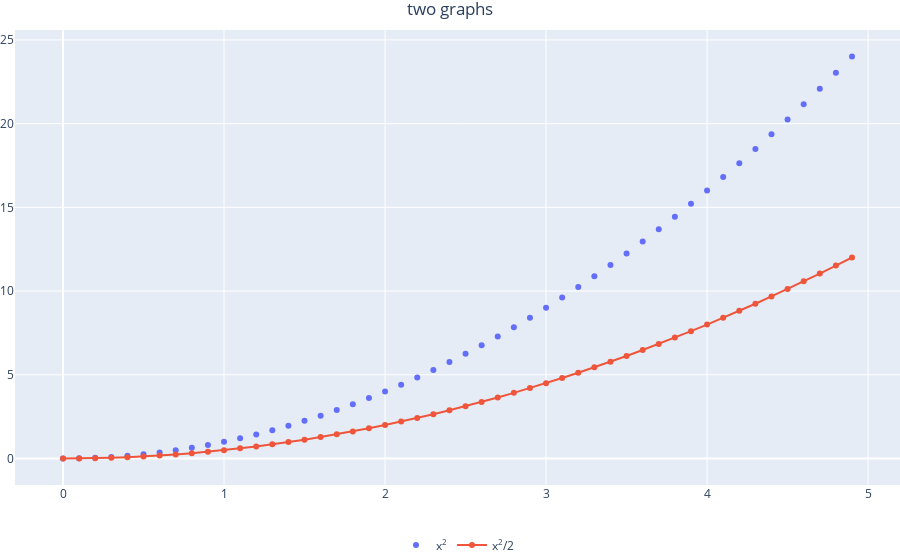

The code cell stored with this chart in its notebook:
### Markdown cell above
## Удаляем оступы, легенда, названия, графики

### Code cell
x = np.arange(0, 5, 0.1)
def f(x):
    return x**2
x = np.arange(0, 5, 0.1)
y = f(x)

fig = go.Figure()

# параметр mode объекта Scatter задает вид графиков
fig.add_trace(go.Scatter(x=x, y=y, mode='markers', name='x<sup>2</sup>'))
fig.add_trace(go.Scatter(x=x, y=y/2,mode='lines+markers', name='x<sup>2</sup>/2'))
# margin меняет отступы
# c title начинаются параметры заголовка
# hovermode - как ведет себя график при наведении
# visible - шрафик виден при нажатии на легенду
fig.update_layout(
    legend_orientation='h', 
    margin= dict(l=0,r=0,t=30,b=0),
    legend = dict(x=0.5,xanchor="center"),
    title="two graphs", 
    title_x=0.5,
    hovermode='x unified',
    visible='legendonly'
)
# метод update_traces для изменения того, что находится на графике
fig.update_traces(
    hoverinfo='all',
    hovertemplate='Аргумент: %{x}<br>Функция: %{y}',
)
fig.show()

### Figure 1 — Plotly figure (JSON) as saved in the notebook; plotly's stock layout.template omitted (floating-point values rounded to 4 significant figures)
{"data": [{"hoverinfo": "all", "hovertemplate": "Аргумент: %{x}<br>Функция: %{y}", "mode": "markers", "name": "x<sup>2</sup>", "type": "scatter", "x": [0, 0.1, 0.2, 0.3, 0.4, 0.5, 0.6, 0.7, 0.8, 0.9, 1, 1.1, 1.2, 1.3, 1.4, 1.5, 1.6, 1.7, 1.8, 1.9, 2, 2.1, 2.2, 2.3, 2.4, 2.5, 2.6, 2.7, 2.8, 2.9, 3, 3.1, 3.2, 3.3, 3.4, 3.5, 3.6, 3.7, 3.8, 3.9, 4, 4.1, 4.2, 4.3, 4.4, 4.5, 4.6, 4.7, 4.8, 4.9], "y": [0, 0.01, 0.04, 0.09, 0.16, 0.25, 0.36, 0.49, 0.64, 0.81, 1, 1.21, 1.44, 1.69, 1.96, 2.25, 2.56, 2.89, 3.24, 3.61, 4, 4.41, 4.84, 5.29, 5.76, 6.25, 6.76, 7.29, 7.84, 8.41, 9, 9.61, 10.24, 10.89, 11.56, 12.25, 12.96, 13.69, 14.44, 15.21, 16, 16.81, 17.64, 18.49, 19.36, 20.25, 21.16, 22.09, 23.04, 24.01]}, {"hoverinfo": "all", "hovertemplate": "Аргумент: %{x}<br>Функция: %{y}", "mode": "lines+markers", "name": "x<sup>2</sup>/2", "type": "scatter", "x": [0, 0.1, 0.2, 0.3, 0.4, 0.5, 0.6, 0.7, 0.8, 0.9, 1, 1.1, 1.2, 1.3, 1.4, 1.5, 1.6, 1.7, 1.8, 1.9, 2, 2.1, 2.2, 2.3, 2.4, 2.5, 2.6, 2.7, 2.8, 2.9, 3, 3.1, 3.2, 3.3, 3.4, 3.5, 3.6, 3.7, 3.8, 3.9, 4, 4.1, 4.2, 4.3, 4.4, 4.5, 4.6, 4.7, 4.8, 4.9], "y": [0, 0.005, 0.02, 0.045, 0.08, 0.125, 0.18, 0.245, 0.32, 0.405, 0.5, 0.605, 0.72, 0.845, 0.98, 1.125, 1.28, 1.445, 1.62, 1.805, 2, 2.205, 2.42, 2.645, 2.88, 3.125, 3.38, 3.645, 3.92, 4.205, 4.5, 4.805, 5.12, 5.445, 5.78, 6.125, 6.48, 6.845, 7.22, 7.605, 8, 8.405, 8.82, 9.245, 9.68, 10.12, 10.58, 11.05, 11.52, 12.01]}], "layout": {"hovermode": "x unified", "legend": {"orientation": "h", "x": 0.5, "xanchor": "center"}, "margin": {"b": 0, "l": 0, "r": 0, "t": 30}, "title": {"text": "two graphs", "x": 0.5}}}
